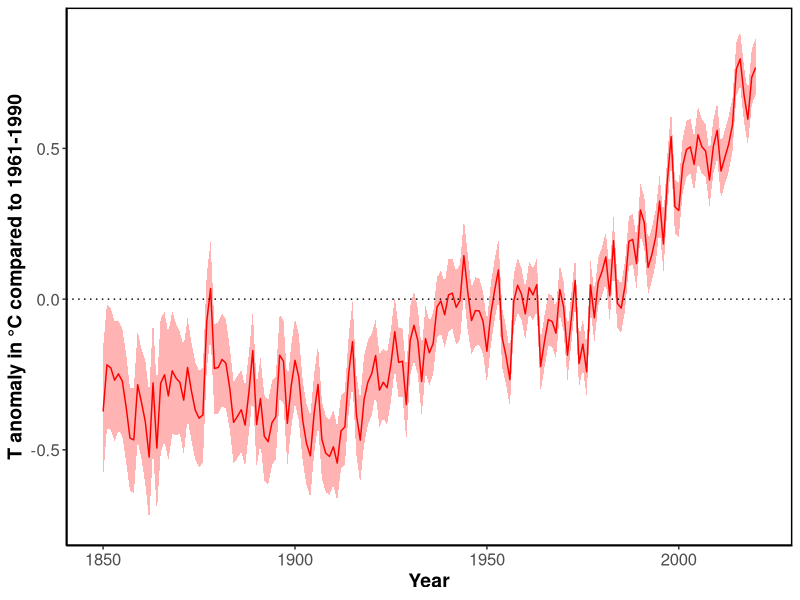
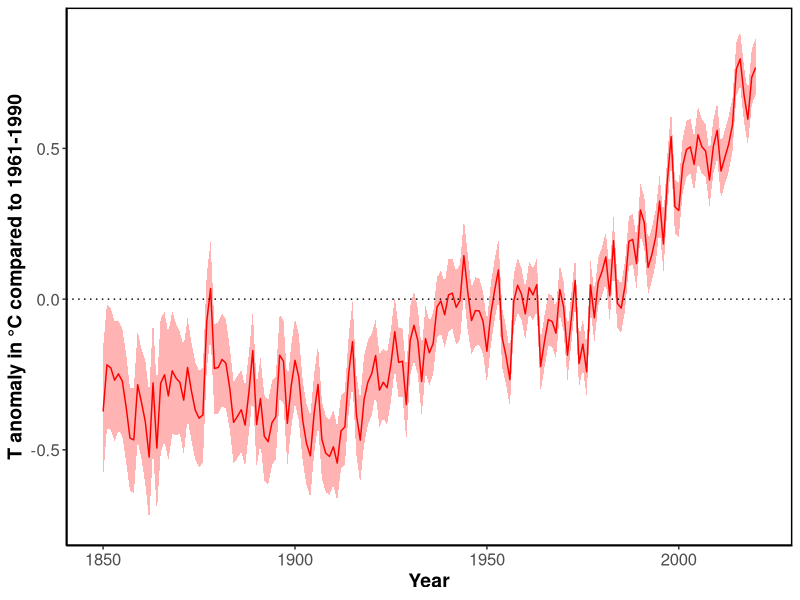
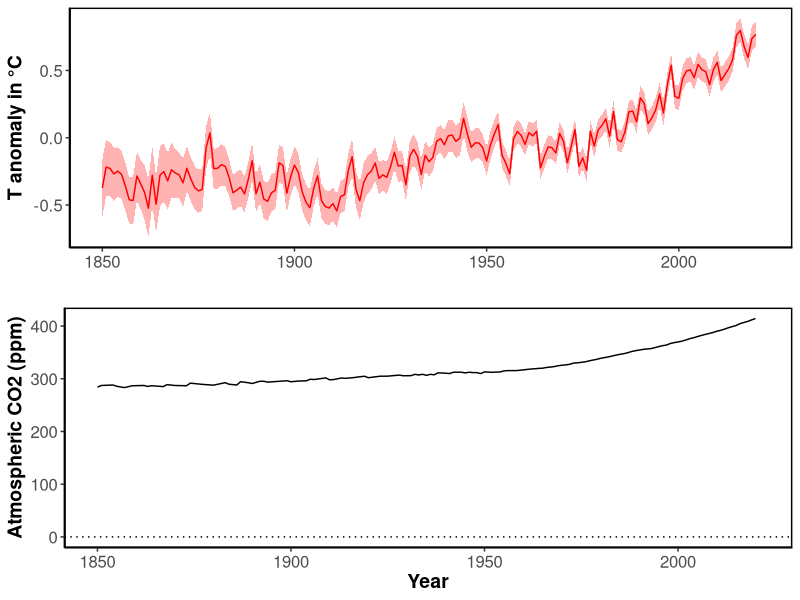
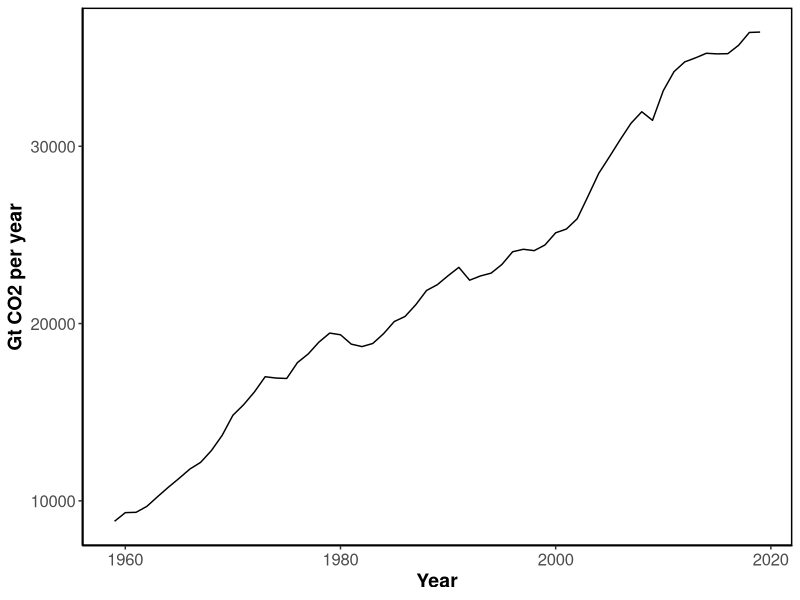
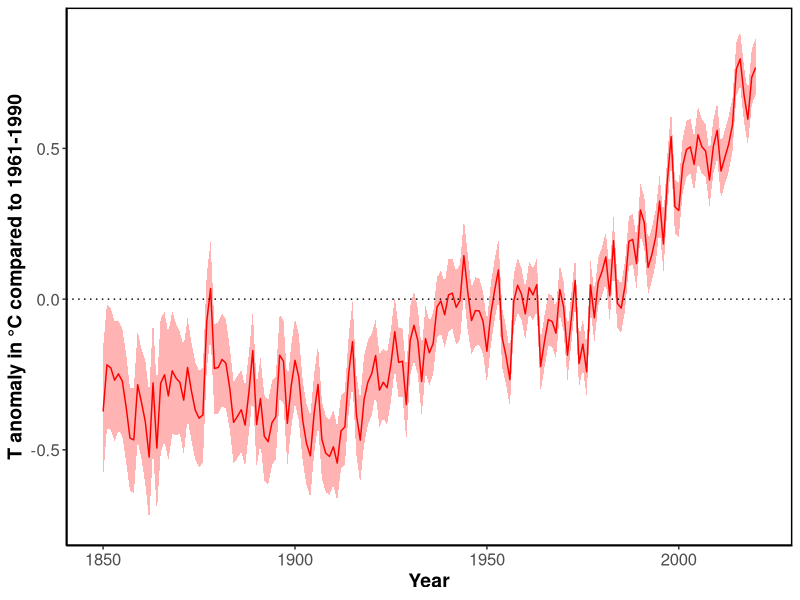
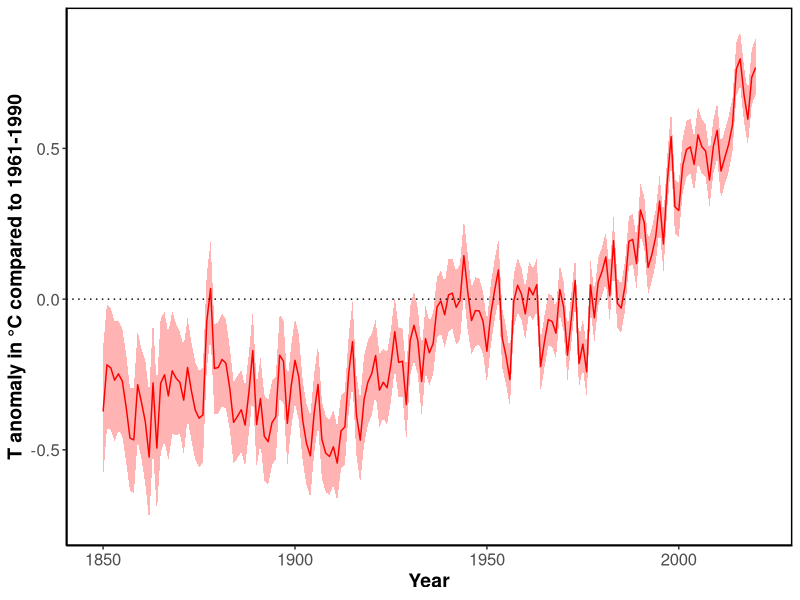
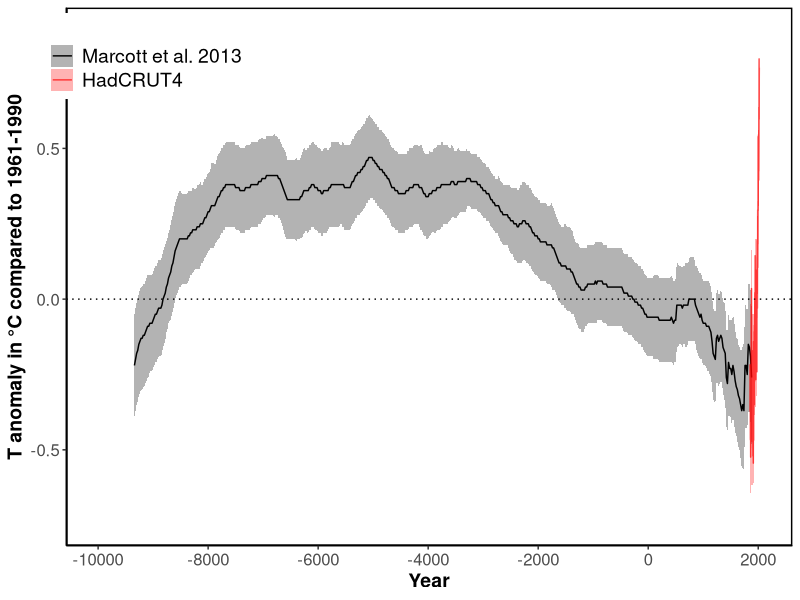
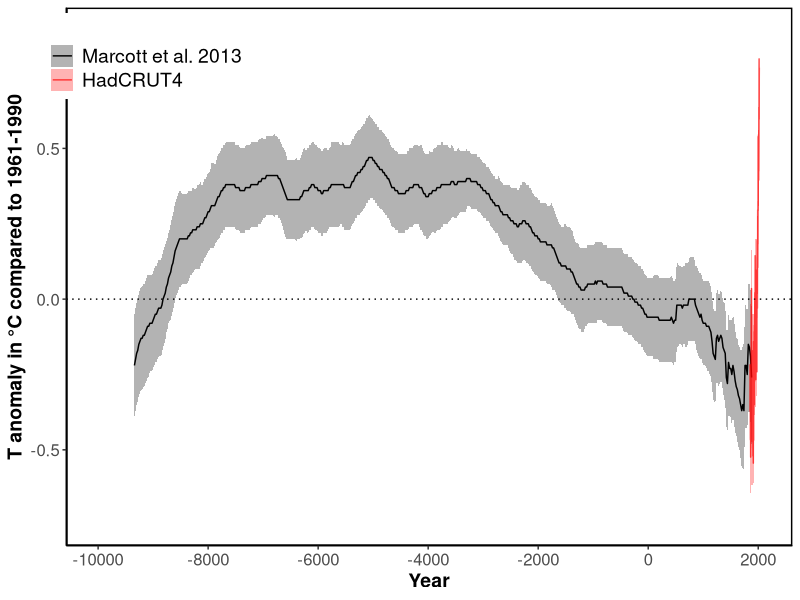

Recreate these plots in R, in order. (Note: this script raises an error after producing the figures.)

# HadCRUT4 is a gridded dataset of global historical surface temperature anomalies relative to a 1961-1990 reference period. Data are available for each month since January 1850, on a 5 degree grid.
#More information here: https://www.metoffice.gov.uk/hadobs/hadcrut4/

#Citation: Morice, C. P., Kennedy, J. J., Rayner, N. A., and Jones, P. D. (2012), Quantifying uncertainties in global and regional temperature change using an ensemble of observational estimates: The HadCRUT4 data set, J. Geophys. Res., 117, D08101, doi:10.1029/2011JD017187. 

# Download data yearly global: https://www.metoffice.gov.uk/hadobs/hadcrut4/data/current/time_series/HadCRUT.4.6.0.0.annual_ns_avg.txt

#Column 1 is the date.
#Column 2 is the median of the 100 ensemble member time series.
#Columns 3 and 4 are the lower and upper bounds of the 95% confidence interval of bias uncertainty computed from the 100 member ensemble.
#Columns 5 and 6 are the lower and upper bounds of the 95% confidence interval of measurement and sampling uncertainties around the ensemble median. These are the combination of fully uncorrelated measurement and sampling uncertainties and partially correlated uncertainties described by the HadCRUT4 error covariance matrices.
#Columns 7 and 8 are the lower and upper bounds of the 95% confidence interval of coverage uncertainties around the ensemble median.
#Columns 9 and 10 are the lower and upper bounds of the 95% confidence interval of the combination of measurement and sampling and bias uncertainties.
#Columns 11 and 12 are the lower and upper bounds of the 95% confidence interval of the combined effects of all the uncertainties described in the HadCRUT4 error model (measurement and sampling, bias and coverage uncertainties).


HC<- read.table("data/HadCRUT.4.6.0.0.annual_ns_avg.txt",header=F) # 

colnames(HC)=c("Year","Median","","","","","","","","","CI_low","CI_high")


library("ggplot2")

# plot T anomaly last 170 years

ylabel="T anomaly in °C compared to 1961-1990"

p<- ggplot(data=HC, aes(x=Year, y=Median))  + geom_line (col="red") + xlim(1849,2021) + ylab(ylabel) +
  geom_ribbon(aes(ymin=CI_low, ymax=HC$CI_high), linetype=2, alpha=0.3, fill="red") +
  geom_hline(yintercept=0, linetype=3)+
  theme(panel.grid.major = element_blank(), panel.grid.minor = element_blank(),
        axis.text=element_text(size=12),axis.title=element_text(size=14,face="bold"),
        panel.background = element_blank(), axis.line = element_line(colour = "black"),
        panel.border = element_rect(color = "black",fill = NA,size = 1))
                                                                                                                   
p

ggsave(filename="plots_pdf/T_anomaly_last_170_years.pdf",width =11, height =6)
ggsave(filename="plots_png/T_anomaly_last_170_years.png",width =11, height =6)

p  




# Reconstruction of temperature anomaly during the Holocene, based on 73 globally distributed records.
#The 73 globally distributed temperature records used in our analysis are based on a variety
#of paleotemperature proxies and have sampling resolutions ranging from 20 to 500 years, 
#with a median resolution of 120 years

#This study includes 73 records derived from multiple paleoclimate archive sand temperature proxies(Fig. S1; Table S1):
#alkenone (n=31), planktonic foraminifera Mg/Ca (n=19), TEX86 (n=4), fossil chironomid transfer function (n=4), 
#fossil pollen modern analog technique (MAT) (n=4), ice-core stable isotopes (n=5), 
#other microfossil assemblages(MATand Transfer Function)(n=5), and Methylation index of Branched Tetraethers(MBT)(n=1)


# An important limitation of this data is that it does not fully resolve variability at periods shorter than 2000 years,
# with essentially no variability preserved at periods shorter than 300 years, ~50% preserved at 1000-year periods, 
# and nearly all of the variability preserved for periods longer than 2000 years

# Citation: A Reconstruction of Regional and Global Temperature for the Past 11,300 Years Shaun A. Marcott et al. Science 339 , 1198 (2013); DOI: 10.1126/science.1228026

#Download data from supplementary table S1: https://science.sciencemag.org/highwire/filestream/594506/field_highwire_adjunct_files/1/Marcott.SM.database.S1.xlsx


# Read global T anomaly (compared to 1960-1990 instrumental average) reconstruction 5x5 grid 

Marcott<- read.table("data/Marcott_2013_data.tsv",header=TRUE) # This file includes the global stack Standard 5x5 grid from database S1 with 1σ uncertainty

#Without filling data gaps, our Standard 5×5 reconstruction (Fig. 1A) exhibits 0.6°C greater warming over the past ~60 yr B.P.
#(1890 to 1950 CE) than our equivalent infilled 5° × 5° area-weighted mean stack (Fig. 1, C andD). 
#However, considering the temporal resolution of our data set and the small number of records 
#that cover this interval (Fig. 1G), this difference is probably not robust

M<-subset(Marcott, Marcott$Year>60) # exclude years after 1890, later reconstruction are based on a single data point => not robust according to the authors

M$Year=1950-M$Year # by convention 1950 is set as year 0, here the data is converted in classic caledar year 

Merged_T<-merge(x = M, y = HC, by = "Year", all = TRUE) # merge Marcot and HADcrut4 datasets


# plot T anomaly from Marcott and HadCRUT at different times  
ylabel="T anomaly in °C compared to 1961-1990"

years=c(12000,5000,2000,1000,500)
options(scipen=999)
for (i in years) {
  
  if (i == 12000){bre=c(-10000,-8000,-6000,-4000,-2000,0,2000)}else {bre=waiver()}

  p<- ggplot(data=subset(Merged_T,!is.na(T)),aes(x = Year, y = T,colour="Marcott et al. 2013"))  + geom_line ()  + ylab(ylabel) + xlab("Year")+
    scale_x_continuous(breaks=bre,limits=c(2021-i,2021)) +
    geom_ribbon(data=subset(Merged_T,!is.na(T)),aes(ymin=T-T_uncertainty, ymax=T+T_uncertainty, fill="Marcott et al. 2013",colour="Marcott et al. 2013"), linetype=0, alpha=0.3) +   
    geom_line(data=subset(Merged_T,!is.na(Median)),aes(y=Median,x=Year,colour="HadCRUT4"),alpha=0.7) +
    geom_hline(yintercept=0, linetype=3)+
    geom_ribbon(data=subset(Merged_T,!is.na(Median)),aes(x=Year,ymin=CI_low, ymax=CI_high,colour="HadCRUT4",fill="HadCRUT4"),linetype=0, alpha=0.3) +
    scale_colour_manual("", 
                        breaks = c("Marcott et al. 2013", "HadCRUT4"),
                        values = c("black", "red")) +
    scale_fill_manual("", 
                      breaks = c("Marcott et al. 2013", "HadCRUT4"),
                      values = c("black", "red")) +
    theme(panel.grid.major = element_blank(), panel.grid.minor = element_blank(),
          axis.text=element_text(size=12),axis.title=element_text(size=14,face="bold"),
          panel.background = element_blank(), axis.line = element_line(colour = "black"),
          panel.border = element_rect(color = "black",fill = NA,size = 1)) + 
          theme(legend.position = c(0.11, 0.91),legend.text = element_text(size=14))
  

ggsave(filename=paste0("plots_pdf/T_anomaly_Marcott_last_",i,"_years_and_170_years_HC.pdf"),width=11,height=6)
ggsave(filename=paste0("plots_png/T_anomaly_Marcott_last_",i,"_years_and_170_years_HC.png"),width=11,height=6)

}


#CO2 atmospheric concentration

#data from 1959 from NOOA: Data from 1959 through 1979 have been obtained by C. David Keeling of the Scripps Institution of Oceanography (SIO) and were obtained from the Scripps website (scrippsco2.ucsd.edu).
#Data from 1980 onwards is sourced from NOAA's Mauna Loa monitoring station
# Download: https://www.esrl.noaa.gov/gmd/webdata/ccgg/trends/co2/co2_annmean_mlo.txt


CO2_recent<-read.table("data/co2_annmean_mlo.txt",header=F)

# 
#Very long-term data were compiled by Our world in data: data from ice cores – specifically the Dome C core – 
#has been made available from the NOAA here: https://www.ncdc.noaa.gov/paleo-search/study/17975. 
#In this original dataset, some years had multiple measurements (taken at different points of the year). 
#To normalize this to a single year, where several measurements were available, 
#we took the average of these concentration values. Dome C data has been used until the year 1958.

#Citation: Bereiter, B., Eggleston, S., Schmitt, J., Nehrbass‐Ahles, C., Stocker, T. F., Fischer, H., ... & Chappellaz, J. (2015). Revision of the EPICA Dome C CO2 record from 800 to 600 kyr before present. Geophysical Research Letters, 42(2), 542-549.

# Download: https://ourworldindata.org/co2-and-other-greenhouse-gas-emissions

CO2_old<-read.csv("data/co2-concentration-long-term.csv")


# the recent and old data use a differnt CO2 scale, conversion can be done with following formula:  
#X2019 = 1.00079 * X2007 - 0.142 (https://www.esrl.noaa.gov/gmd/ccl/scale_conversion.html), 
#the conversion is reccomended only between 250 and 520 ppm,

CO2_o <- subset(CO2_old,CO2_old$Year<1959)

CO2_o$CO2.concentrations..NOAA..2018. <-(CO2_o$CO2.concentrations..NOAA..2018.*1.00079)-0.142  # rescale

CO2_r <- CO2_recent[,-3]

colnames (CO2_r) <-c("year","mean")

colnames (CO2_o) <-c("year","mean")

CO2<- rbind(CO2_o,CO2_r)

colnames (CO2) <-c("Year","mean")

Merged_T_C<-merge(x = Merged_T, y = CO2, by = "Year", all = TRUE) # merge CO2 and T data


years=c(810000,12000,5000,2000,1000,500,170)

for (i in years) {
  if (i == 12000){bre=c(-8000,-6000,-4000,-2000,0,2000)}else {bre=waiver()}
  

p<- ggplot(data=subset(Merged_T_C,!is.na(mean)), aes(x=Year, y=mean))  + geom_line () + ylab("Atmospheric CO2 (ppm)") +
  scale_x_continuous(breaks=bre,limits=c(2021-i,2021)) +
  theme(panel.grid.major = element_blank(), panel.grid.minor = element_blank(),
        axis.text=element_text(size=12),axis.title=element_text(size=14,face="bold"),
        panel.background = element_blank(), axis.line = element_line(colour = "black"),
        panel.border = element_rect(color = "black",fill = NA,size = 1))

ggsave(filename=paste0("plots_pdf/CO2_atmospheric_conc_last_",i,"_years.pdf"),width=11,height=6)
ggsave(filename=paste0("plots_png/CO2_atmospheric_conc_last_",i,"_years.png"),width=11,height=6)


}



#plot T and CO2 together 

library(gridExtra)
library(ggpubr)

ylabel="T anomaly in °C"

years=c(12000,5000,2000,1000,500)

for (i in years) {
  if (i == 12000){bre=c(-8000,-6000,-4000,-2000,0,2000)}else {bre=waiver()}
  
  p1<- ggplot(data=subset(Merged_T_C,!is.na(mean)), aes(x=Year, y=mean))  + geom_line () + ylab("Atmospheric CO2 (ppm)") +
    scale_x_continuous(breaks=bre,limits=c(2021-i,2021)) +
    theme(panel.grid.major = element_blank(), panel.grid.minor = element_blank(),
          axis.text=element_text(size=12),axis.title=element_text(size=14,face="bold"),
          panel.background = element_blank(), axis.line = element_line(colour = "black"),
          panel.border = element_rect(color = "black",fill = NA,size = 1))
  
  p<- ggplot(data=subset(Merged_T,!is.na(T)),aes(x = Year, y = T,colour="Marcott et al. 2013"))  + geom_line () + ylab(ylabel) + xlab("")+
    scale_x_continuous(breaks=bre,limits=c(2021-i,2021)) +
    geom_hline(yintercept=0, linetype=3)+
    geom_ribbon(data=subset(Merged_T,!is.na(T)),aes(ymin=T-T_uncertainty, ymax=T+T_uncertainty, fill="Marcott et al. 2013",colour="Marcott et al. 2013"), linetype=0, alpha=0.3) +   
    geom_line(data=subset(Merged_T,!is.na(Median)),aes(y=Median,x=Year,colour="HadCRUT4"),alpha=0.7) +
    geom_ribbon(data=subset(Merged_T,!is.na(Median)),aes(x=Year,ymin=CI_low, ymax=CI_high,colour="HadCRUT4",fill="HadCRUT4"),linetype=0, alpha=0.3) +
    scale_colour_manual("", 
                        breaks = c("Marcott et al. 2013", "HadCRUT4"),
                        values = c("black", "red")) +
    scale_fill_manual("", 
                      breaks = c("Marcott et al. 2013", "HadCRUT4"),
                      values = c("black", "red")) +
    theme(panel.grid.major = element_blank(), panel.grid.minor = element_blank(),
          axis.text=element_text(size=12),axis.title=element_text(size=14,face="bold"),
          panel.background = element_blank(), axis.line = element_line(colour = "black"),
          panel.border = element_rect(color = "black",fill = NA,size = 1)) + 
    theme(legend.position = c(0.08, 0.9),legend.text = element_text(size=10),
          legend.background = element_blank(),
          legend.box.background = element_blank())
  
  
  ggarrange(p,p1, ncol = 1, nrow = 2)
  
  
  
  ggsave(paste0("plots_pdf/T_CO2_last_",i,"_years.pdf"),width=11,height=6)
  ggsave(paste0("plots_png/T_CO2_last_",i,"_years.png"),width=11,height=6)
  
  
}


# plot T and C only instrumental T


p1<- ggplot(data=subset(Merged_T_C,!is.na(mean)), aes(x=Year, y=mean))  + geom_line () + xlim(1850,2021) + ylab("Atmospheric CO2 (ppm)") +
  geom_hline(yintercept=0, linetype=3)+
  theme(panel.grid.major = element_blank(), panel.grid.minor = element_blank(),
        axis.text=element_text(size=12),axis.title=element_text(size=14,face="bold"),
        panel.background = element_blank(), axis.line = element_line(colour = "black"),
        panel.border = element_rect(color = "black",fill = NA,size = 1))

p<- ggplot(data=subset(Merged_T,!is.na(Median)),aes(x = Year, y = Median))  + geom_line (colour="red") + xlim(1850,2021) + ylab(ylabel) + xlab("")+
  geom_ribbon(data=subset(Merged_T,!is.na(Median)),aes(ymin=CI_low, ymax=CI_high), linetype=0, alpha=0.3,fill="red") +   
  theme(panel.grid.major = element_blank(), panel.grid.minor = element_blank(),
        axis.text=element_text(size=12),axis.title=element_text(size=14,face="bold"),
        panel.background = element_blank(), axis.line = element_line(colour = "black"),
        panel.border = element_rect(color = "black",fill = NA,size = 1))


ggarrange(p,p1, ncol = 1, nrow = 2)

ggsave("plots_pdf/T_CO2_last_170_years.pdf",width=11,height=6)

ggsave("plots_png/T_CO2_last_170_years.png",width=11,height=6)


# plot CO2 yearly emissions 
# Citation: Friedlingstein et al. 2020. Earth Syst. Sci. Data, 12, 3269–3340, 2020 https://doi.org/10.5194/essd-12-3269-2020
#All values in million tonnes of carbon per year. For values in million tonnes of CO2 per year, multiply the values below by 3.664
#Include emissions from fossil fuel combustion and oxidation and cement production 

# Download: https://data.icos-cp.eu/licence_accept?ids=%5B%226QlPjfn_7uuJtAeuGGFXuPwz%22%5D

emissions <- read.table("data/annual_emission.tsv",header=T)  # file with historical emissions (World)
emissions$emission <-(emissions$emission*3.664 )

p <- ggplot(data=emissions,aes(x = Year, y = emission))  + geom_line () + ylab("Gt CO2 per year") + xlab("Year")+
  theme(panel.grid.major = element_blank(), panel.grid.minor = element_blank(),
        axis.text=element_text(size=12),axis.title=element_text(size=14,face="bold"),
        panel.background = element_blank(), axis.line = element_line(colour = "black"),
        panel.border = element_rect(color = "black",fill = NA,size = 1))
p


ggsave("plots_pdf/CO2_emissions.pdf",width=11,height=6)
ggsave("plots_png/CO2_emissions.png",width=11,height=6)




# plot sea level change

#Long term data were taken from Frederikse et al. (2020) and are derive from tide gauge records

#Citation: Frederikse, T., Landerer, F., Caron, L. et al. The causes of sea-level rise since 1900. Nature 584, 393–397 (2020). https://doi.org/10.1038/s41586-020-2591-3

#Download: https://zenodo.org/record/3862995/files/global_basin_timeseries.xlsx?downlo


sea_old <- read.table("data/GMSL_long_term.txt", header=T)

ref=subset(sea_old,sea_old$Year==1900)
ref
sea_o=sea_old+(-ref$GMSL_mean) # recalibrate: level of 1900 = 0
sea_o$Year <- sea_old$Year
head(sea_old)
head(sea_o)

# from 1993 there is satellite data available from nasa

# https://climate.nasa.gov/vital-signs/sea-level/
# Citation: GSFC. 2020. Global Mean Sea Level Trend from Integrated Multi-Mission Ocean Altimeters TOPEX/Poseidon, Jason-1, OSTM/Jason-2, and Jason-3 Version 5.0 Ver. 5.0 PO.DAAC, CA, USA. Dataset accessed [2021-03-04] at http://dx.doi.org/10.5067/GMSLM-TJ150.
#Download: https://podaac-tools.jpl.nasa.gov/drive/files/allData/merged_alt/L2/TP_J1_OSTM/global_mean_sea_level/GMSL_TPJAOS_5.0_199209_202010.txt (needs login)

# column description 
# 1 altimeter type 0=dual-frequency  999=single frequency (ie Poseidon-1) 
# 2 merged file cycle # 
# 3 year+fraction of year (mid-cycle) 
# 4 number of observations 
# 5 number of weighted observations 
# 6 GMSL (Global Isostatic Adjustment (GIA) not applied) variation (mm) with respect to 20-year TOPEX/Jason collinear mean reference 
# 7 standard deviation of GMSL (GIA not applied) variation estimate (mm)
# 8 smoothed (60-day Gaussian type filter) GMSL (GIA not applied) variation (mm)  
# 9 GMSL (Global Isostatic Adjustment (GIA) applied) variation (mm) with respect to 20-year TOPEX/Jason collinear mean reference 
# 10 standard deviation of GMSL (GIA applied) variation estimate (mm)
# 11 smoothed (60-day Gaussian type filter) GMSL (GIA applied) variation (mm)
# 12 smoothed (60-day Gaussian type filter) GMSL (GIA applied) variation (mm); annual and semi-annual signal removed
#
# Missing or bad value flag: 99900.000 
# 
# TOPEX/Jason 1996-2016 collinear mean reference derived from cycles 121 to 858.



sea <- read.table("data/GMSL.txt", header=F) # removed header from original file


ref=subset(sea_o,sea_o$Year==1993)
ref$GMSL_mean
ref1=sea[1,6]

sea[,13]=sea[,6]+(ref$GMSL_mean+(-ref1))

colnames(sea) <-c("","","Year","","","GMSL (Global Isostatic Adjustment (GIA) not applied) variation (mm) with respect to 20-year TOPEX/Jason collinear mean reference",
                  "","","","","","","GMSL_ref")

Merged_sea<-merge(x = sea_o, y = sea, by = "Year", all = TRUE) # merge  datasets


p<- ggplot(data=subset(Merged_sea,!is.na(GMSL_mean)),aes(x = Year, y = GMSL_mean,colour="Tide gauge (Frederikse et al. 2020)"))  + 
        geom_line ()  + ylab("sea level change (mm)") + xlab("Year")+xlim(1900,2021)+
  geom_ribbon(data=subset(Merged_sea,!is.na(GMSL_mean)),aes(ymin=GMSL_lower, ymax=GMSL_upper,colour="Tide gauge (Frederikse et al. 2020)",fill="Tide gauge (Frederikse et al. 2020)") ,linetype=0, alpha=0.3) +   
  geom_line(data=subset(Merged_sea,!is.na(GMSL_ref)),aes(y=GMSL_ref,x=Year,colour="Satellite (NASA)"),alpha=0.7) +
  geom_hline(yintercept=100, linetype=3)+  geom_hline(yintercept=200, linetype=3)+geom_hline(yintercept=0, linetype=3)+
  geom_ribbon(data=subset(Merged_sea,!is.na(GMSL_ref)),aes(x=Year,ymin=GMSL_ref-4, ymax=GMSL_ref+4,colour="Satellite (NASA)",fill="Satellite (NASA)"),linetype=0, alpha=0.3) +   #uncertaineity 4 mm taken from https://climate.nasa.gov/vital-signs/sea-level/
  scale_colour_manual("", 
                      breaks = c("Tide gauge (Frederikse et al. 2020)", "Satellite (NASA)"),
                      values = c("black", "red")) +
  scale_fill_manual("", 
                    breaks = c("Tide gauge (Frederikse et al. 2020)", "Satellite (NASA)"),
                   values = c("black", "red")) +
  theme(panel.grid.major = element_blank(), panel.grid.minor = element_blank(),
        axis.text=element_text(size=12),axis.title=element_text(size=14,face="bold"),
        panel.background = element_blank(), axis.line = element_line(colour = "black"),
        panel.border = element_rect(color = "black",fill = NA,size = 1)) + 
  theme(legend.position = c(0.17, 0.96),legend.text = element_text(size=13),legend.background = element_blank(),
        legend.box.background = element_blank())

p
ggsave(filename=paste0("plots_pdf/sea_level_change.pdf"),width=11,height=6)
ggsave(filename=paste0("plots_png/sea_level_change.png"),width=11,height=6)
